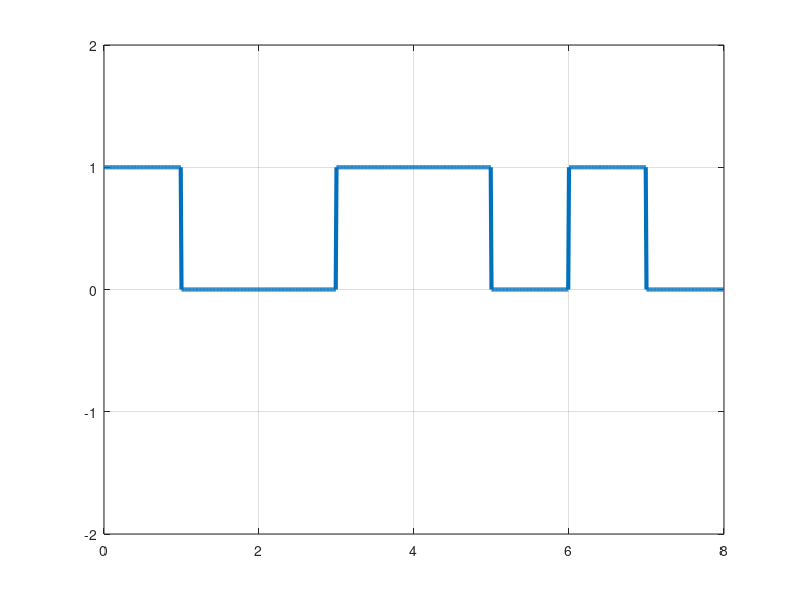

MATLAB code to generate this figure:
clc;
clear;

bits = [1,0,0,1,1,0,1,0];
n = 100;
T = length(bits);
N = n*T;

t = 0:1/n:T
x = zeros(1,length(t));

for i = 1:T
  if bits(i) == 1
    x((i-1)*n+1:i*n) = 1;
  end
end

plot(t,x, 'LineWidth', 3);
axis([0,T,-2,2]);
grid on;

